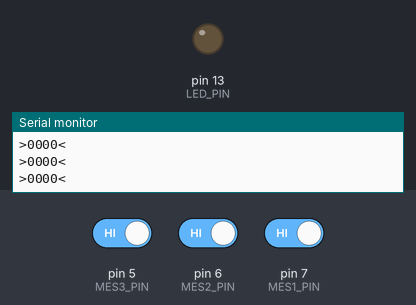
This sketch was run on a simulated Arduino Uno, built with avr-gcc and run on an emulated ATmega328P. On the bench: output pins drawn as LEDs (lit = HIGH), the last lines printed to the serial monitor. Dashed ring = blinking. The inputs (shaded band) are chosen by the test bench; at power-on: pin 5 (MES3_PIN) HIGH, pin 6 (MES2_PIN) HIGH, pin 7 (MES1_PIN) HIGH. Pins used as bus, display or sensor lines are not drawn.

Above: at 10.7 s.
10.8 s: pin 5 (MES3_PIN) driven LOW and pin 6 (MES2_PIN) driven LOW and pin 7 (MES1_PIN) driven LOW
At 10.98 s:
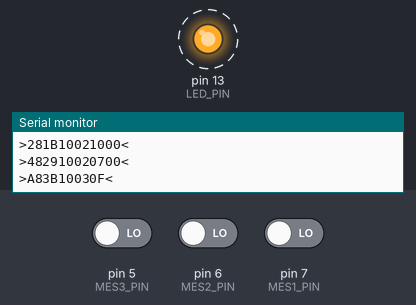
14.3 s: pin 5 (MES3_PIN) driven HIGH
At 15.4 s:
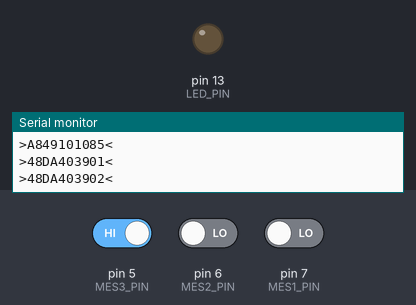
16.0 s: pin 5 (MES3_PIN) driven LOW
At 16.7 s:
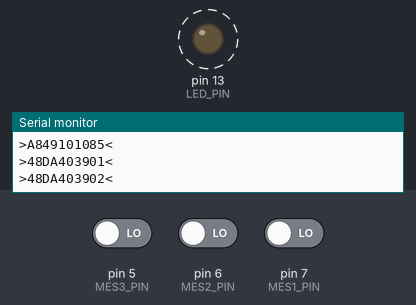
Timing chart, 0 to 20.7 s (numbered marks = the images above; inputs shaded):
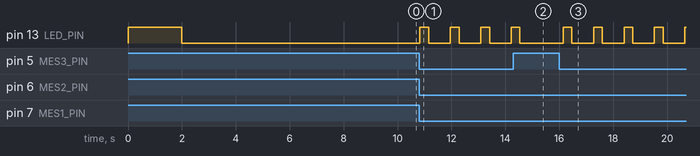

The sketch:

j1850emitter.ino
```cpp
//
// J1850 emitter, v1.3
// Mats Ekberg (c) 2013
//
// This software simulates a data stream from a J1850 compliant
// OBD2 device.
//
// http://www.systemconnection.com/downloads/PDFs/OBD-IIJ1850Whitepaper.pdf
//
// Chip:  Arduino Uno at 16MHz
//

//#define PRINT

#define LED_PIN 13


#define MES1_PIN 7
#define MES2_PIN 6
#define MES3_PIN 5

// Timing for start of frame
#define SOF_TIME      200

// Timing for end of frame
#define EOF_TIME      200

// Timing for a short bit
#define SHORTBIT_TIME   64-5

// Timing for a long bit
#define LONGBIT_TIME   128-5

// defclarations for faster bit manipulation than Arduino functions
#define J1850_PIN   8      // digital pin 8
#define PORT        PORTB  // .. on PORT B
#define BITNO       0      // -- bit no 0

#define MASK        0x01 //_BV(BITNO)

//
// Initialization
//
void setup(void)
{
  pinMode(J1850_PIN, OUTPUT);
  digitalWrite(J1850_PIN, LOW);

  pinMode(LED_PIN, OUTPUT);
  digitalWrite(LED_PIN, HIGH);

  pinMode(MES1_PIN, INPUT_PULLUP);
  pinMode(MES2_PIN, INPUT_PULLUP);
  pinMode(MES3_PIN, INPUT_PULLUP);

  delay(2000);
  digitalWrite(LED_PIN, LOW);

  Serial.begin(115200);
  Serial.println(F("j1850emitter/v1.3"));


}

// passive one => long pulse & low
// active one => short pulse & high
void sendOne()
{
  uint8_t pin = PORT;
  PORT ^= MASK;
  delayMicroseconds((PORT & MASK) == 0 ? LONGBIT_TIME : SHORTBIT_TIME);
}

// passive zero => short pulse & low
// active zero => long pulse & high
void sendZero()
{
  uint8_t pin = PORT;
  PORT ^= MASK;
  delayMicroseconds((PORT & MASK) == 0 ? SHORTBIT_TIME : LONGBIT_TIME);
}

void sendSOF()
{
  digitalWrite(J1850_PIN, HIGH);
  delayMicroseconds(SOF_TIME);
}

void sendEOF()
{
  digitalWrite(J1850_PIN, LOW);
  delayMicroseconds(EOF_TIME);
}

void sendMessage(uint8_t* message, uint8_t length)
{
  sendSOF();
  for (uint8_t index = 0; index < length; index++)
  {
    uint8_t bitc = 8;
    uint8_t thebyte = message[index];
    while (bitc--)
    {
      if (thebyte & 0x80) {
        sendOne();
      }
      else {
        sendZero();
      }
      thebyte <<= 1;
    }
  }
  sendEOF();

  Serial.print(F(">"));
  for (uint8_t index = 0; index < length; index++) {
    uint8_t thebyte = message[index];

    if (thebyte < 16) Serial.print("0");
    Serial.print(thebyte, HEX);
  }
  Serial.println(F("<"));

}

uint8_t ones[] = {
  0xFF, 0xFF};
uint8_t zeros[] = {
  0x00, 0x00};

uint8_t rpm[] = {
  0x28, 0x1b, 0x10, 0x02, 0x10, 0x00};
uint8_t spd[] = {
  0x48, 0x29, 0x10, 0x02, 0x07, 0x00};
uint8_t gear[] = {
  0xa8, 0x3b, 0x10, 0x03, 0x0f};
uint8_t fuel[] = {
  0xa8, 0x83, 0x61, 0x12, 0xd8};
uint8_t temp[] = {
  0xa8, 0x49, 0x10, 0x10, 0x85};
uint8_t turnl[] = {
  0x48, 0xda, 0x40, 0x39, 0x01};
uint8_t turnr[] = {
  0x48, 0xda, 0x40, 0x39, 0x02};


//
// Background loop - print message when available
//
void loop(void)
{
  delay(800);
  digitalWrite(LED_PIN, HIGH);

  uint8_t sel = digitalRead(MES1_PIN) == LOW ? 0x04 : 0x00;
  sel |= digitalRead(MES2_PIN) == LOW ? 0x02 : 0x00;
  sel |= digitalRead(MES3_PIN) == LOW ? 0x01 : 0x00;
  switch (sel) {
  case 0:
    sendMessage(zeros, sizeof(zeros));
    break;
  case 1:
    sendMessage(ones, sizeof(ones));
    break;
  case 2:
    sendMessage(rpm, sizeof(rpm));
    break;
  case 3:
    sendMessage(spd, sizeof(spd));
    break;
  case 4:
    sendMessage(gear, sizeof(gear));
    break;
  case 5:
    sendMessage(temp, sizeof(temp));
    break;
  case 6:
    break;
  case 7:
    sendMessage(rpm, sizeof(rpm));
    delay(50);
    sendMessage(spd, sizeof(spd));
    delay(50);
    sendMessage(gear, sizeof(gear));
    delay(50);
    sendMessage(temp, sizeof(temp));
    delay(50);
    sendMessage(turnl, sizeof(turnl));
    delay(50);
    sendMessage(turnr, sizeof(turnr));
    delay(50);
    break;
  }
  digitalWrite(LED_PIN, LOW);
}
```

Measured:
- after the input at 10.8 s, pin 13 (LED_PIN): alternates HIGH for 0.33 s and LOW for 0.80 s, starting at once
- after the input at 14.3 s, pin 13 (LED_PIN): goes on until 14.5 s, then stays LOW
- after the input at 16.0 s, pin 13 (LED_PIN): alternates HIGH for 0.33 s and LOW for 0.80 s, starting after 0.14 s
